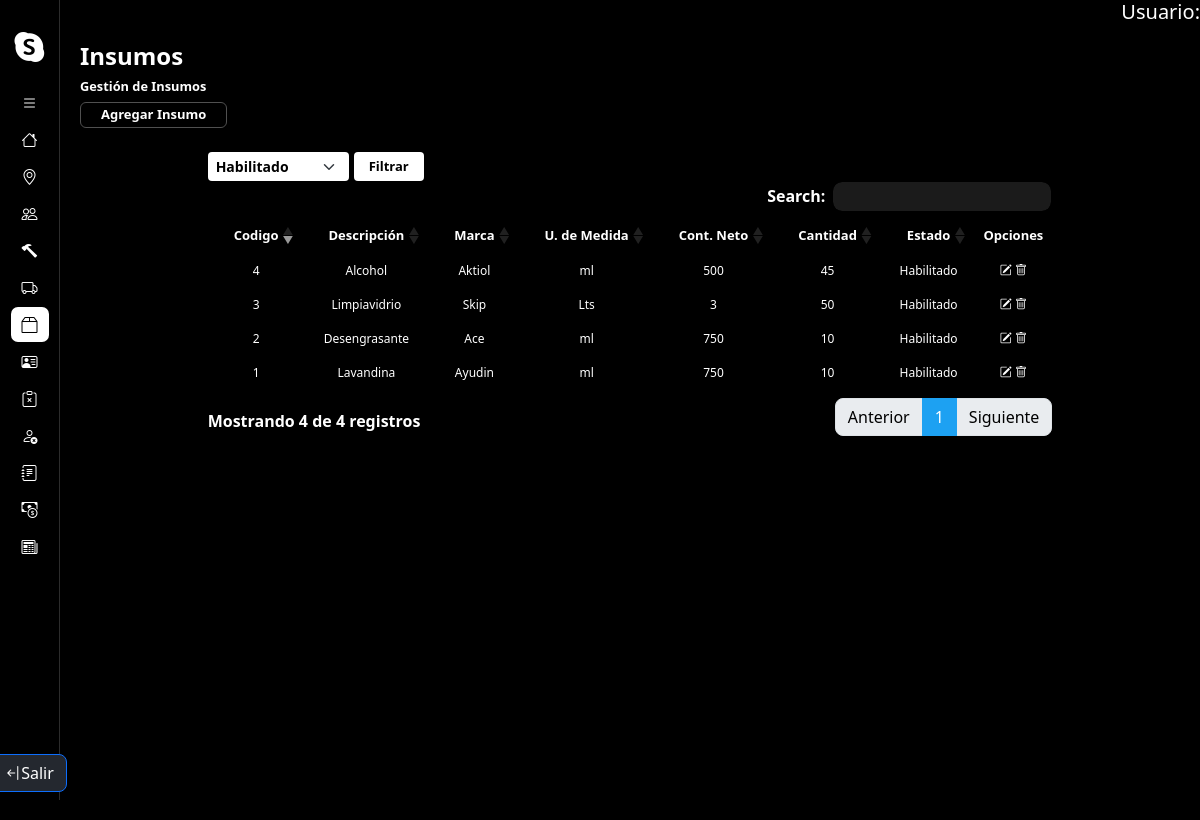
The page /gestionInsumos/ (signed in) on the database as committed earlier.
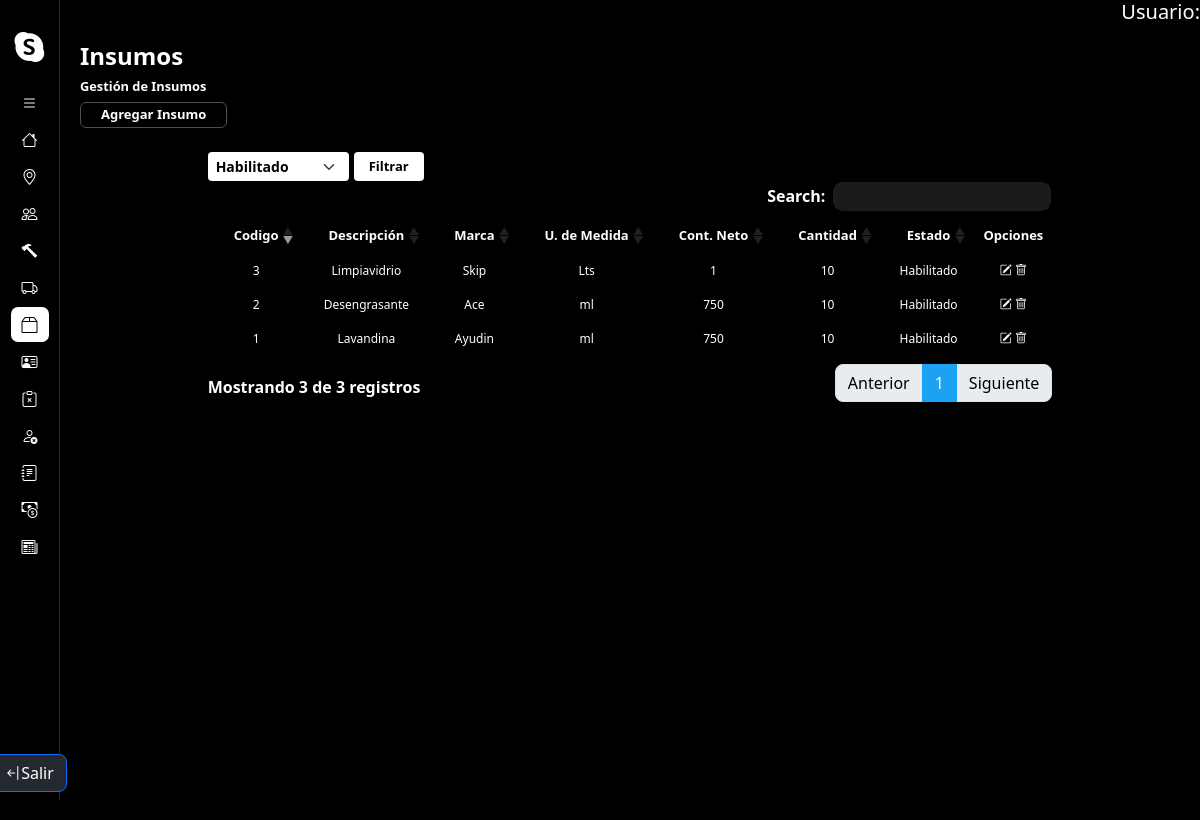
The same page on the database as committed later.
### core/models.py (models this page shows, shortened)
class Insumo(models.Model):
    UNIDAD = {
        (1, 'gr'),
        (2, 'Kg'),
        (3, 'ml'),
        (4, 'Lts')
    }
    descripcion = models.CharField(max_length=50)
    unidad_med = models.IntegerField(choices=UNIDAD)
    contenido_neto = models.IntegerField()
    marca = models.CharField(max_length=50)
    cantidad = models.IntegerField()
    activo = models.BooleanField(default=True)
    objects = InsumoManager()
    habilitados = InsumoManager(True)
    deshabilitados = InsumoManager(False)
    def getEstado(self):
        if self.activo == True:
            return "Habilitado"
        else:
            return "Deshabilitado"
    def getUni_Medida(self):
        return dict(self.UNIDAD).get(self.unidad_med, '')

### core/views.py (the view)
# urls.py: path('gestionInsumos/', gestionInsumos.as_view(), name = 'gestionInsumos'),
@method_decorator(login_required, name='dispatch')
class gestionInsumos(ListView):
    model = Insumo
    template_name = 'insumo/gestionInsumos.html'
    context_object_name = 'insumos'
    def get_context_data(self, **kwargs):
        context = super().get_context_data(**kwargs)
        context['estados'] = ['Habilitado', 'Deshabilitado', 'Todos']
        estado = self.request.GET.get('estado', '')
        if estado == 'Habilitado' or not estado:
            context['insumos'] = Insumo.habilitados.all()
        elif estado == 'Deshabilitado':
            context['insumos'] = Insumo.deshabilitados.all()
        elif estado == 'Todos':
            context['insumos'] = Insumo.objects.all()
        return context

### core/models.py (called while the page is built)
    def get_queryset(self):
        qs = super().get_queryset()
        return qs.filter(activo=self.habilitado) if self.habilitado is not None else qs

### core/templates/insumo/gestionInsumos.html (shortened to what this page needs)
{% extends 'layouts/baseGestion.html' %}
{% load static %}
{% block extracss %}{{block.super}}
<link href="{% static 'css/baseGestion.css' %}" rel="stylesheet" />
{% endblock %}
{% block title %}
    <h1>Insumos</h1>
    <h2>Gestión de Insumos</h2>
    <a href="{% url 'altaInsumo' %}" class="btn-agregarEntidad">Agregar Insumo</a>
{% endblock %}
{% block listado %}
<div class="container contenedor-tabla-form">
    <div class="container contenedor-filtrados">
        <form method="GET" action="{% url 'gestionInsumos' %}">
            <div class="contenedor-select-btn">
                <select name="estado" id="estado" class="form-select form-select-sm form-select-filter">
                    {% for option in estados %}
                        <option value="{{ option }}" {% if option == request.GET.estado %} selected {% endif %}>{{ option }}</option>
                    {% endfor %}
                </select>
                <button type="submit" class="btn-filtrar">Filtrar</button>
            </div>
        </form>
    </div>
    <div class="container contenedor-tabla">
        <table class="table table-striped table-dark">
            <thead>
                <tr>
                    <th scope="col">Codigo</th>
                    <th scope="col">Descripción</th>
                    <th scope="col">Marca</th>
                    <th scope="col">U. de Medida</th>
                    <th scope="col">Cont. Neto</th>
                    <th scope="col">Cantidad</th>
                    <th scope="col">Estado</th>
                    <th scope="col">Opciones</th>
                </tr>
            </thead>
            <tbody>
                {% for insumo in insumos %}
                    <tr class="fila-tabla">
                        <td scope="row">{{ insumo.pk }} </td>
                        <td scope="row">{{ insumo.descripcion }} </td>
                        <td scope="row">{{ insumo.marca }} </td>
                        <td scope="row">{{ insumo.getUni_Medida }} </td>
                        <td scope="row">{{ insumo.contenido_neto }} </td>
                        <td scope="row">{{ insumo.cantidad }} </td>
                        <td scope="row">{{ insumo.getEstado }} </td>
                        <td scope="row">
                            <a href="{% url 'modificarInsumo' insumo.pk %}" class="opcion"><i class="bi bi-pencil-square"></i></i></a>
                            <button href="#" class="opcion"><i class="bi bi-trash"></i></button>
                        </td>
                    </tr>
                {% endfor %}
            </tbody>
        </table>
    </div>
</div>
{% endblock %}

Rows that differ between the two databases and show on the page:
removed Insumo: pk "4", descripcion "Alcohol", marca "Aktiol", getUni_Medida "ml", contenido_neto "500", cantidad "45", getEstado "Habilitado"
changed Insumo "Limpiavidrio": contenido_neto "3" → "1"; cantidad "50" → "10"
Other text that changed with them:
text written by a page script: "Search: Mostrando 4 de 4 registros Anterior 1 Siguiente" → "Search: Mostrando 3 de 3 registros Anterior 1 Siguiente"
